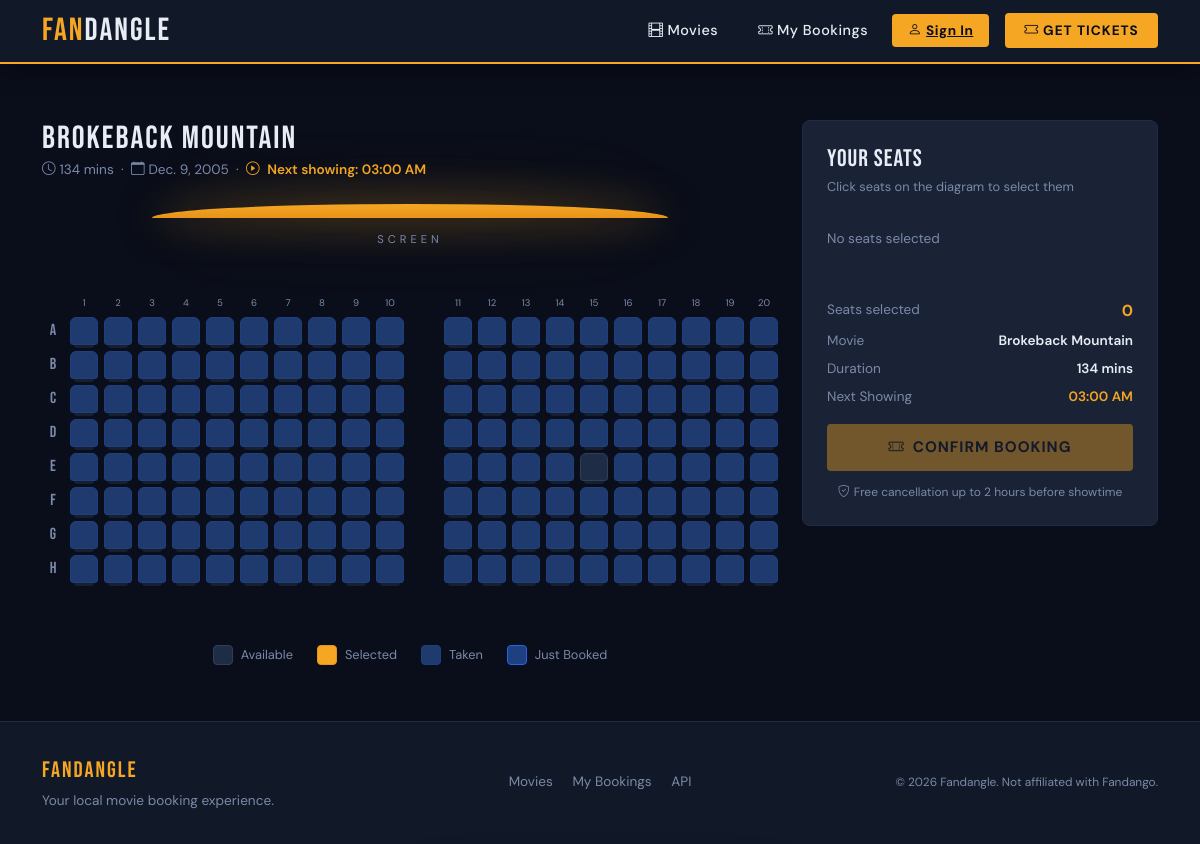
/book/2/, run on the app's committed database.
### bookings/models.py (models this page shows, shortened)
class Movie(models.Model):
    movieTitle = models.CharField(max_length=200)
    movieDescription = models.TextField()
    releaseDate = models.DateField()
    duration = models.PositiveIntegerField(help_text="Duration in minutes")
    poster = models.ImageField(upload_to='posters/', blank=True, null=True)  # add this

### bookings/views.py (the view, shortened to what this page needs)
# urls.py: path('book/<int:movie_id>/', views.seat_booking, name='seat_booking'),
def seat_booking(request, movie_id):
    movie = Movie.objects.get(id=movie_id)
    booked_seat_numbers = Booking.objects.filter(
        movieReference=movie
    ).values_list('seatReference__seatNumber', flat=True)
    now = timezone.now()
    next_hour = (now + timedelta(hours=1)).replace(minute=0, second=0, microsecond=0)
    next_showing = next_hour.strftime('%I:%M %p')
    return render(request, 'bookings/seat_booking.html', {
        'movie': movie,
        'booked_seat_numbers': list(booked_seat_numbers),
        'next_showing': next_showing,
    })

### bookings/templates/bookings/seat_booking.html (shortened to what this page needs)
{% extends 'bookings/base.html' %}
{% load static %}
{% block content %}
<div class="row mt-4">
    <div class="col-lg-8">
        <div class="d-flex align-items-center gap-3 mb-4">
            <div>
                <h2 style="font-family:'Bebas Neue',cursive; font-size:2rem; letter-spacing:2px; margin-bottom:0.1rem;">
                    {{ movie.movieTitle }}
                </h2>
                <div style="color:var(--fandangle-muted); font-size:0.85rem;">
                    <i class="bi bi-clock me-1"></i>{{ movie.duration }} mins
                    &nbsp;·&nbsp;
                    <i class="bi bi-calendar me-1"></i>{{ movie.releaseDate }}
                    &nbsp;·&nbsp;
                    <i class="bi bi-play-circle me-1" style="color:var(--fandangle-orange);"></i>
                    <span style="color:var(--fandangle-orange); font-weight:600;">Next showing: {{ next_showing }}</span>
                </div>
            </div>
        </div>
        <div class="screen-wrap">
            <div class="screen"></div>
            <div class="screen-label">Screen</div>
        </div>
        <div class="theatre-wrap text-center">
            <div class="seat-grid" id="seat-grid"></div>
        </div>
        <div class="legend">
            <div class="legend-item">
                <div class="legend-dot" style="background:#1e2d45; border-color:#2e3f58;"></div>Available
            </div>
            <div class="legend-item">
                <div class="legend-dot" style="background:#f5a623; border-color:#e8931a;"></div>Selected
            </div>
            <div class="legend-item">
                <div class="legend-dot" style="background:#1e3a6e; border-color:#1e4080;"></div>Taken
            </div>
            <div class="legend-item">
                <div class="legend-dot" style="background:#1e4080; border-color:#2563eb;"></div>Just Booked
            </div>
        </div>
    </div>
    <div class="col-lg-4 mt-4 mt-lg-0">
        <div class="selection-panel">
            <h5 style="font-family:'Bebas Neue',cursive; font-size:1.5rem; letter-spacing:1px; margin-bottom:0.25rem;">
                Your Seats
            </h5>
            <div style="color:var(--fandangle-muted); font-size:0.8rem; margin-bottom:1rem;">
                Click seats on the diagram to select them
            </div>
            <hr style="border-color:var(--fandangle-border); margin:0.75rem 0;">
            <div id="selected-seats-display" style="min-height:48px;">
                <span style="color:var(--fandangle-muted); font-size:0.85rem;">No seats selected</span>
            </div>
            <hr style="border-color:var(--fandangle-border); margin:0.75rem 0;">
            <div class="d-flex justify-content-between align-items-center">
                <span style="color:var(--fandangle-muted); font-size:0.85rem;">Seats selected</span>
                <span id="seat-count" style="font-weight:700; color:var(--fandangle-orange);">0</span>
            </div>
            <div class="d-flex justify-content-between align-items-center mt-2">
                <span style="color:var(--fandangle-muted); font-size:0.85rem;">Movie</span>
                <span style="font-size:0.85rem; font-weight:600;">{{ movie.movieTitle }}</span>
            </div>
            <div class="d-flex justify-content-between align-items-center mt-2">
                <span style="color:var(--fandangle-muted); font-size:0.85rem;">Duration</span>
                <span style="font-size:0.85rem; font-weight:600;">{{ movie.duration }} mins</span>
            </div>
            <div class="d-flex justify-content-between align-items-center mt-2">
                <span style="color:var(--fandangle-muted); font-size:0.85rem;">Next Showing</span>
                <span style="font-size:0.85rem; font-weight:600; color:var(--fandangle-orange);">{{ next_showing }}</span>
            </div>
            <form method="POST" id="booking-form" action="">
                <button type="button" id="confirm-btn" disabled onclick="confirmBooking()">
                    <i class="bi bi-ticket-perforated me-2"></i>Confirm Booking
                </button>
            </form>
            <div style="color:var(--fandangle-muted); font-size:0.75rem; text-align:center; margin-top:0.75rem;">
                <i class="bi bi-shield-check me-1"></i>Free cancellation up to 2 hours before showtime
            </div>
        </div>
    </div>
</div>
{% endblock %}

### bookings/templates/bookings/base.html (style rules this page uses)
:root { --fandangle-navy: #0a0e1a; --fandangle-dark: #111827; --fandangle-card: #1a2235; --fandangle-border: #1e2d45; --fandangle-orange: #f5a623; --fandangle-orange2: #e8931a; --fandangle-red: #e63946; --fandangle-text: #e8edf5; --fandangle-muted: #7a8aaa; }
* { box-sizing: border-box; }
body { background-color: var(--fandangle-navy); color: var(--fandangle-text); font-family: 'DM Sans', sans-serif; min-height: 100vh; display: flex; flex-direction: column; }

### bookings/templates/bookings/seat_booking.html (style rules this page uses)
.screen-wrap { text-align: center; margin-bottom: 2rem; }
.screen { display: inline-block; width: 70%; height: 14px; background: linear-gradient(to bottom, #f5a623, #e8931a); border-radius: 50% 50% 0 0 / 100% 100% 0 0; box-shadow: 0 0 40px rgba(245,166,35,0.5), 0 0 80px rgba(245,166,35,0.2); margin-bottom: 0.4rem; }
.screen-label { font-size: 0.7rem; letter-spacing: 4px; text-transform: uppercase; color: var(--fandangle-muted); }
.theatre-wrap { overflow-x: auto; padding: 1rem 0 2rem; }
.seat-grid { display: inline-block; min-width: 600px; }
.legend { display: flex; gap: 1.5rem; justify-content: center; margin: 1.5rem 0; flex-wrap: wrap; }
.legend-item { display: flex; align-items: center; gap: 8px; font-size: 0.8rem; color: var(--fandangle-muted); }
.legend-dot { width: 20px; height: 20px; border-radius: 4px; border: 1.5px solid; }
.selection-panel { background: var(--fandangle-card); border: 1px solid var(--fandangle-border); border-radius: 8px; padding: 1.5rem; position: sticky; top: 80px; }
#confirm-btn { background-color: var(--fandangle-orange); color: var(--fandangle-navy); font-weight: 700; letter-spacing: 1px; text-transform: uppercase; border: none; border-radius: 4px; padding: 0.75rem; width: 100%; font-size: 0.95rem; transition: all 0.2s ease; margin-top: 1rem; }
#confirm-btn:disabled { opacity: 0.4; cursor: not-allowed; transform: none; }

### data on the page
Movie: movieTitle "Brokeback Mountain", duration "134", releaseDate "Dec. 9, 2005"

### other printed values
{{ next_showing }} "03:00 AM"
